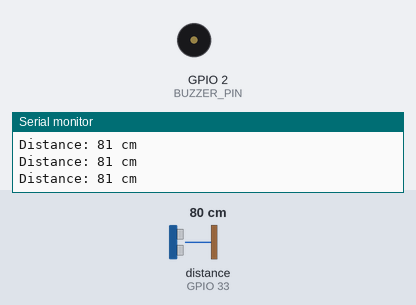
A sketch run on a simulated ESP32. Parts: buzzer (waves = sounding, pin HIGH), the last lines printed to the serial monitor. The test bench sets the inputs (shaded band); at power-on: distance to the obstacle (sensor on GPIO 33) 80 cm. The echo pulse lasts 58.3 µs per cm.

Above: at 1.2 s.
1.3 s: distance to the obstacle (sensor on GPIO 33) set to 22 cm
2.8 s: distance to the obstacle (sensor on GPIO 33) set to 18 cm
At 4.0 s:
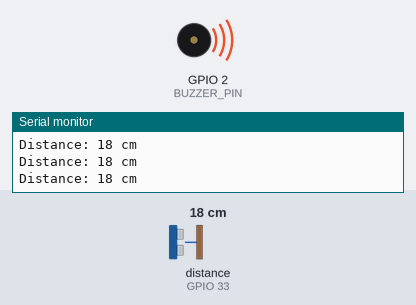
4.3 s: distance to the obstacle (sensor on GPIO 33) set to 35 cm
At 5.6 s:
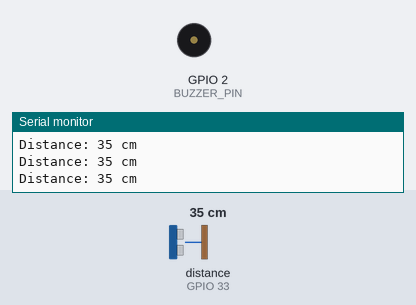
5.9 s: distance to the obstacle (sensor on GPIO 33) set to 2 cm
At 6.6 s:
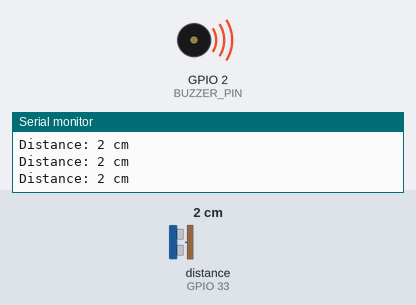
Timing chart, 0 to 8.5 s (numbered marks = the images above; inputs shaded):
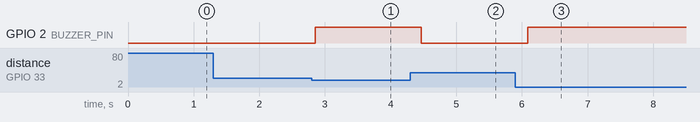

Measured:
- the behaviour switches between 20 and 19 cm on distance to the obstacle (sensor on GPIO 33) (found by bisection; images 0 and 1)
- after the input at 2.8 s, GPIO 2 (BUZZER_PIN): LOW → HIGH after 0.05 s
- after the input at 4.3 s, GPIO 2 (BUZZER_PIN): HIGH → LOW after 0.17 s
- after the input at 5.9 s, GPIO 2 (BUZZER_PIN): LOW → HIGH after 0.19 s

The sketch:

ultrasonic_buzzer.ino
```cpp
#include <NewPing.h>

#define TRIGGER_PIN 32
#define ECHO_PIN 33
#define MAX_DISTANCE 200
#define BUZZER_PIN 2

NewPing sonar(TRIGGER_PIN, ECHO_PIN, MAX_DISTANCE);

void setup(){
  Serial.begin(9600);
  pinMode(BUZZER_PIN, OUTPUT);
}

void loop(){
  unsigned int distance = sonar.ping_cm();

  Serial.print("Distance: ");
  Serial.print(distance);
  Serial.println(" cm");

  if(distance > 0 && distance < 20){
    digitalWrite(BUZZER_PIN, HIGH);  // buzzer ON
  }
  else{
    digitalWrite(BUZZER_PIN, LOW);   // buzzer OFF
  }

  delay(200);   // small delay for stability
}
```
